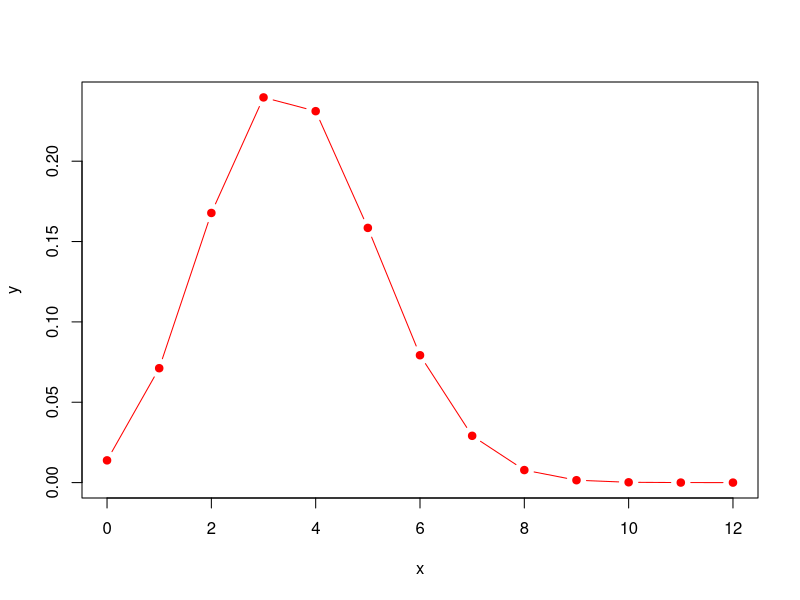
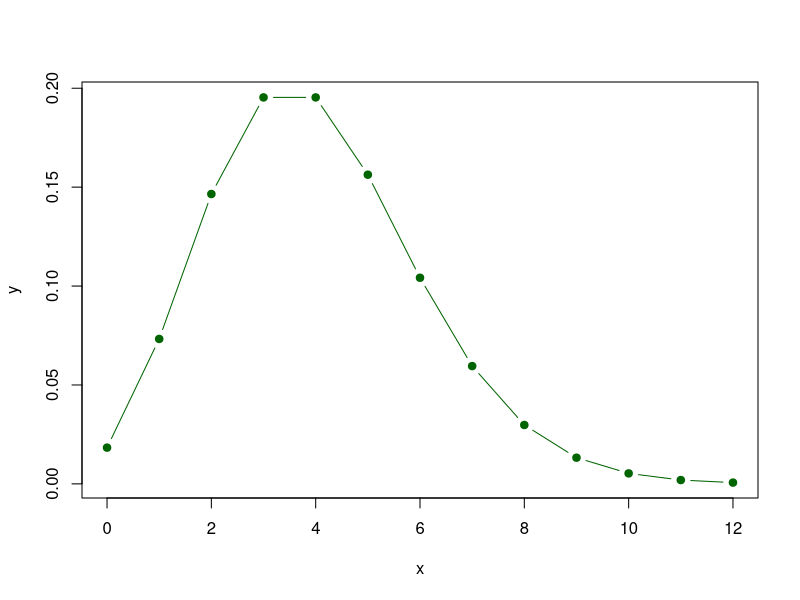
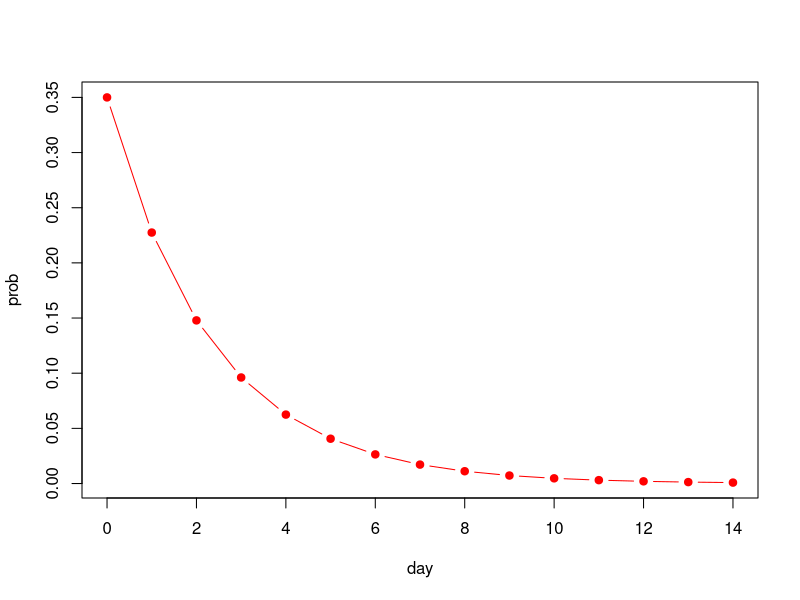
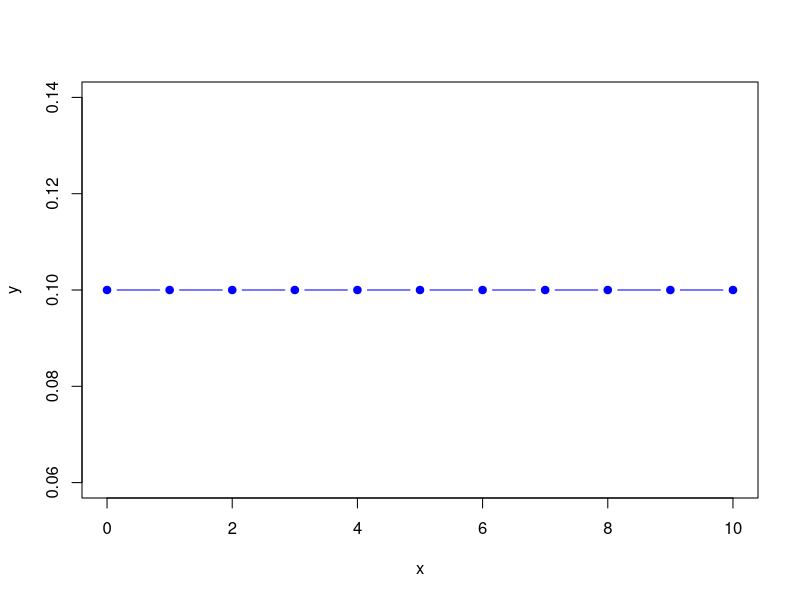
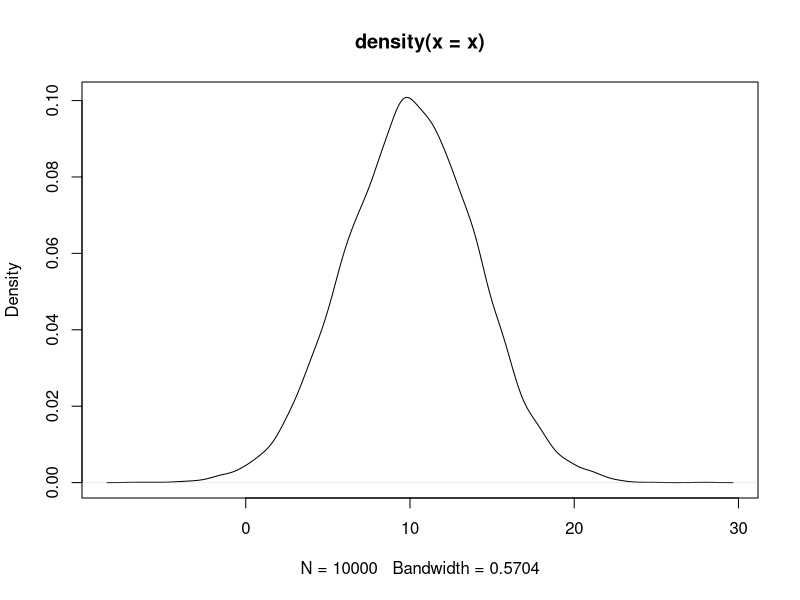
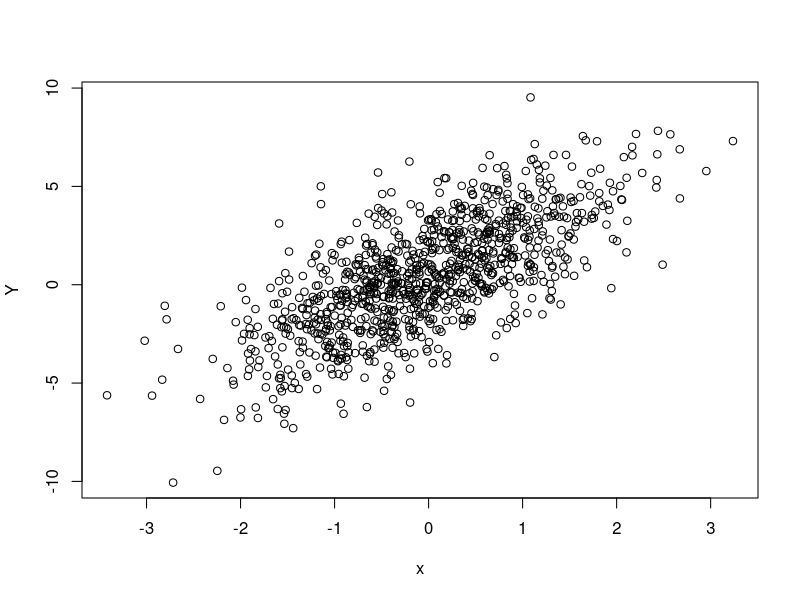
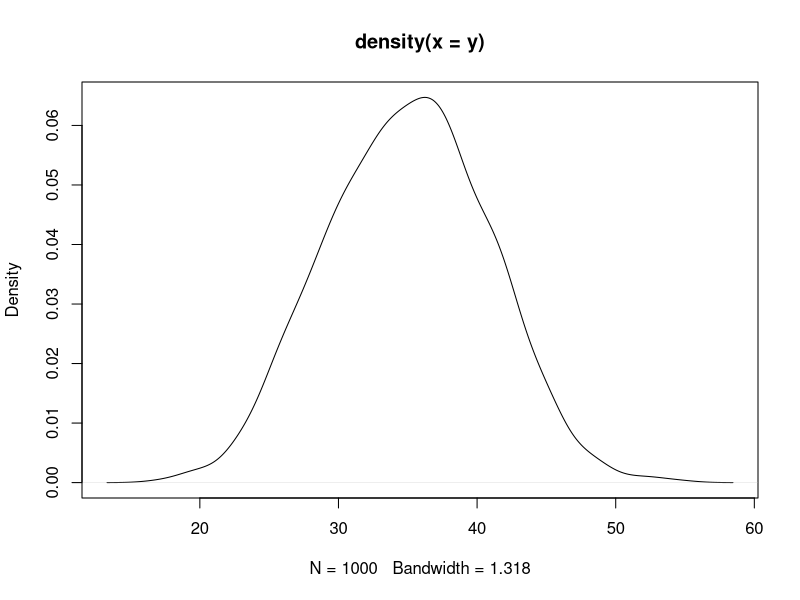
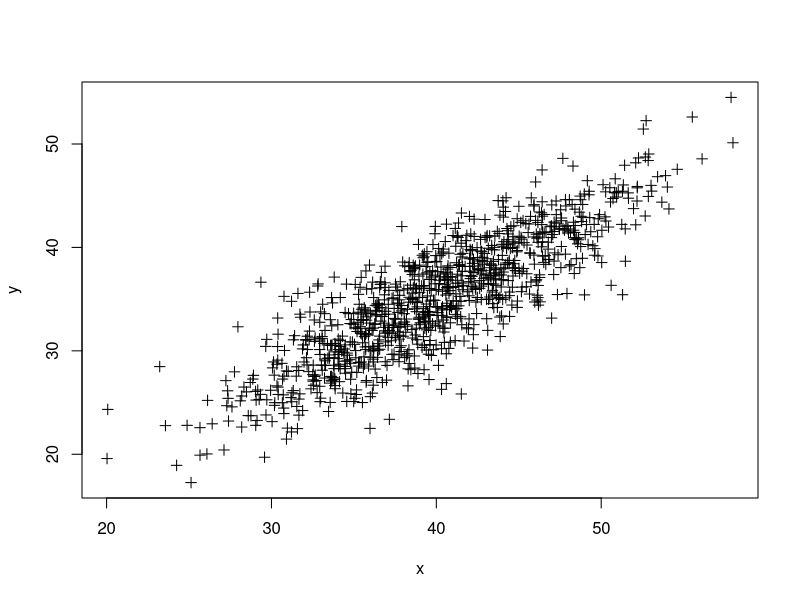

Write R code to recreate these figures, in order.
####Discrete distributions

#++++++++++++++++++++++++++++++++++++++++++#

#dbinomial ::: returns probs
#dbinomail(X=x, n, p)     Pr(X=x; n, p)   x<=n

dbinom(1, 2, 0.5)   #the chance of getting one head/1 in two trails

#Ex: 30% of households in a village depend entirely on agriculture.
#12 household is randomly chosen. What is the chance
#that x of these households depend on Agriculture.

p=0.3
n=12
x=c(0:12)
y=dbinom(x, n, p)
plot(x, y, 
     type = "b",
     col="red", 
     pch=19)

#++++++++++++++++++++++++++++++++++++++++++#

#Poisson Distribution

#Consider an online shop. On average the shop has 4 visits every hour. 
#what is the chance 0, 1, or 4 visit(s) in the next hour.

dpois(0, 4)
dpois(1,4)

#Same Porblem, estimate the chance of 0-12 visits next hour
x=c(0:12)
y=dpois(x, 4)
plot(x,y, 
     type = "b", 
     col="darkgreen",
     pch=19)


#++++++++++++++++++++++++++++++++++++++++++#
#Geometric Distributon

#The chance of stock trader to make a profit on certain day is 35%. 
#what is the chance the trade makes a profit on the first, second, and fifth day.
#Pr(X=k)=p*(1-p)^k
dgeom(0, 0.35)  #S
dgeom(1, 0.35)   #FS
dgeom(2, 0.35)   ##FFS

x=c(0:14)
y=dgeom(x, 0.35)
plot(x,y, 
     col="red", 
     type="b", 
     pch=19, 
     xlab="day", 
     ylab="prob")

#++++++++++++++++++++++++++++++++++++++++++#
##Uniform Distribution
#Chance of getting 8 
help("dunif")
dunif(8, 0,10)

x=c(0:10)
y=dunif(x, 0, 10)

plot(x,y, 
     pch=19, 
     type="b", 
     col="blue")



#+++++++++++++++++++++++++++++++++++++++#
#Normal Distribution

#X~N(10, 4)
#Generate X
x=rnorm(10000, 10, 4)
plot(density(x))

#Pr(X<12)= 0.69
pnorm(12, 10 , 4)

#Pr(X>11)= 1- Pr(x<11)=0.31
1-pnorm(12, 10, 4)

#Pr(8<X<12)=Pr(X<12)-Pr(X<8) = 0.38
pnorm(12, 10, 4)- pnorm(8, 10, 4)

#Simulation in R 

#Y and X 
#Y=b0+b1X+e    sLR Model of X and Y
#b0=0.5   b1= 2    X~N(0, 1)   e~N(0, 2)
#Simulate Y::Generate data on Y

b0=0.5
b1=2
x=rnorm(1000, 0, 1)    #generate data on X
e=rnorm(1000, 0, 2)   #generating random data on error term

#ObJECTIVE: Generate simulated data on Y() 




Y=b0+b1*x+e
head(Y)

summary(Y)

cor(x,Y)
plot(x, Y)

#Ex: 
#x: the income of the employees of a company 
#y: the spending of these employees

#y= b0+b1x+e    where b0=3,   b1=0.8    x~N(50, 4)    e~N(0, 3)
#spending= b0 + b1*Income + e     b1=1   b1>1   b1<1

#ObJECTIVE: Generate simulated data on Y(Spending of employees)

b0=3
b1=0.8
x=rnorm(1000,40, 6)
e=rnorm(1000, 0, 3)

y=b0+b1*x+e
head(y)
summary(y)

plot(density(y))

cor(x, y)
plot(x,y, 
     pch=3)

